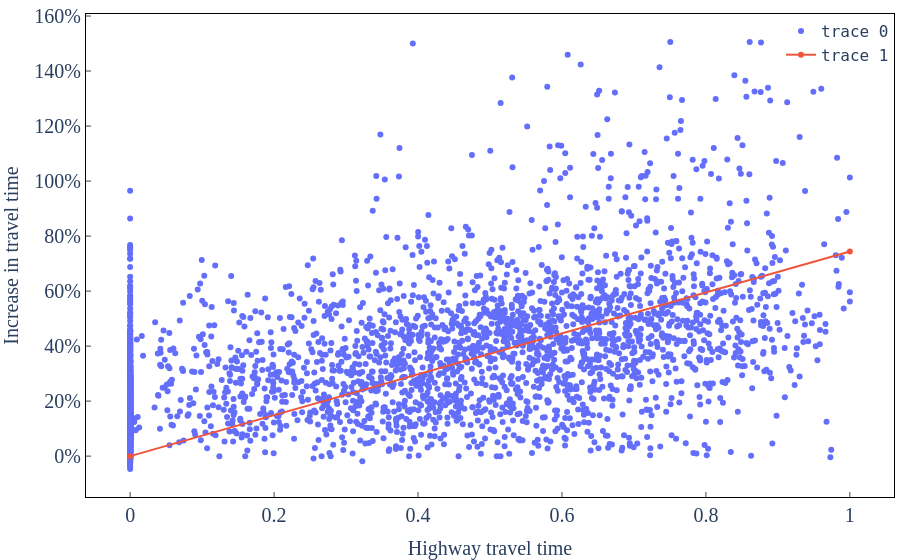

Write notebook code for a chart like this one.
### Code cell
xfit = [0, 1]

fig = go.Figure(go.Scatter(x=df.highway_ratio, y=df.traffic_flow_ratio, mode='markers'))

fig.add_trace(go.Scatter(x=xfit, y=[0, highway_model.params.to_list()[0]*xfit[1]]))
#fig.add_trace(go.Scatter(x=xfit, y=[highway_model.params.to_list()[0], highway_model.params.to_list()[1]*xfit[1]]))

fig.update_xaxes(title="Highway travel time")
fig.update_yaxes(title="Increase in travel time", tickformat=',.0%',)
fig.update(**json.load(open('./analysis/graph_config.json', 'r')))

fig.update_layout(font=dict(size=20), title_font_size=20, legend_font_size=16, xaxis=dict(title_font_size=20, tickfont_size=20,), yaxis=dict(title_font_size=20, tickfont_size=20))
fig.show()

### Figure 1 — Plotly figure (JSON) as saved in the notebook; plotly's stock layout.template omitted (floating-point values rounded to 4 significant figures; data arrays with more than 128 entries replaced by an {"elided": "..."} marker saying what was removed)
{"data": [{"mode": "markers", "type": "scatter", "x": {"elided": "3604 float values"}, "y": {"elided": "3604 float values"}}, {"type": "scatter", "x": [0, 1], "y": [0, 0.7437]}], "layout": {"autosize": false, "font": {"family": "Times New Roman", "size": 20}, "legend": {"bgcolor": "rgba(0, 0, 0, 0)", "font": {"family": "monospace", "size": 16}, "x": 1, "xanchor": "right"}, "margin": {"b": 5, "l": 5, "r": 5, "t": 5}, "plot_bgcolor": "rgba(0, 0, 0, 0)", "showlegend": true, "title": {"font": {"size": 20}}, "xaxis": {"linecolor": "black", "mirror": true, "showline": true, "tickfont": {"size": 20}, "ticks": "inside", "title": {"font": {"size": 20}, "text": "Highway travel time"}}, "yaxis": {"linecolor": "black", "mirror": true, "showline": true, "tickfont": {"size": 20}, "tickformat": ",.0%", "ticks": "inside", "title": {"font": {"size": 20}, "text": "Increase in travel time"}}}}
